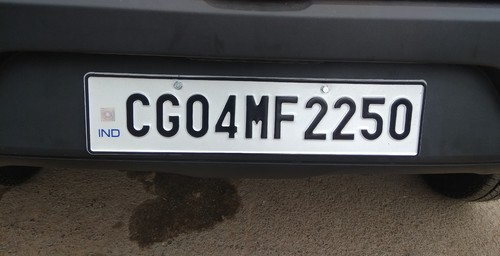
#> input picture np.jpeg, 500 x 256 px; its folder holds only this picture in this run
$ python -i anpr_final.py   (imports and definitions only)
#> lines starting #> are read from the running program, lines starting #| are printed output that depends on the picture; after the words box and inside, x2 and y2 are one past the last pixel; in counts of white or black regions, pixels touching at a corner belong together
from tkinter import *
from PIL import Image,ImageTk
from tkinter import filedialog as tkFileDialog
import cv2
from matplotlib import pyplot as plt
import numpy as np
import imutils
import easyocr

def select_image():
    global panelA,panelB

    path = tkFileDialog.askopenfilename()
#> the answer given: np.jpeg

    if len(path)>0 :

        image = cv2.imread(path)
#> image is the input picture: shape (256, 500, 3); mean B, G, R 75.4, 76.2, 77.5
        image_copy = np.copy(image)
        gray = cv2.cvtColor(image,cv2.COLOR_BGR2GRAY)

        bfilter = cv2.bilateralFilter(gray,11,17,17)
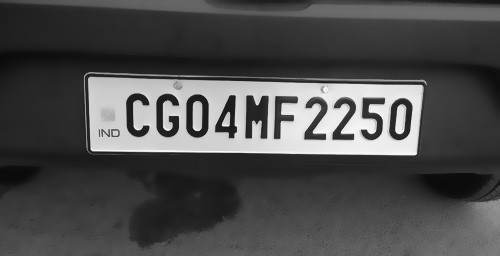
#> bfilter: shape (256, 500); min 10, max 250, mean 76.5
        edged = cv2.Canny(bfilter,35,250)
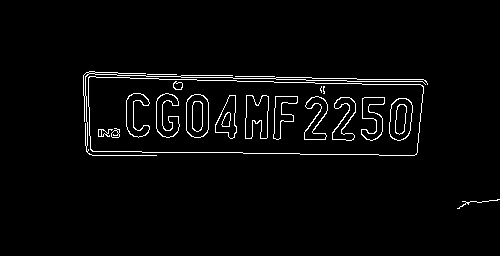
#> edged: shape (256, 500); 2.9% white in thin lines or dots, all inside (x1, y1, x2, y2) = (83, 71, 500, 209)

        keypoints = cv2.findContours(edged.copy(),cv2.RETR_TREE,cv2.CHAIN_APPROX_SIMPLE)
#> keypoints = 44 contours, 8 with area under 20; largest, box (x1, y1, x2, y2) and area: (88, 76, 424, 156) 23842, (88, 76, 424, 156) 23836, (186, 94, 209, 138) 859, (186, 94, 209, 138) 841, (389, 98, 413, 141) 800
        contours = imutils.grab_contours(keypoints)
#> contours has the same summary as keypoints
        contours = sorted(contours,key=cv2.contourArea,reverse=True)[:10]
#> contours = 10 contours; largest, box (x1, y1, x2, y2) and area: (88, 76, 424, 156) 23842, (88, 76, 424, 156) 23836, (186, 94, 209, 138) 859, (186, 94, 209, 138) 841, (389, 98, 413, 141) 800


        location = None
        for contour in contours:
            approx = cv2.approxPolyDP(contour,10,True)
            if len(approx)==4:
                location = approx
                break
#> this loop made 1 pass
#> location on pass 1: [[88, 77], [92, 151], [417, 152], [420, 84]]

        mask = np.zeros(gray.shape,np.uint8)
        new_image = cv2.drawContours(mask,[location],0,255,-1)
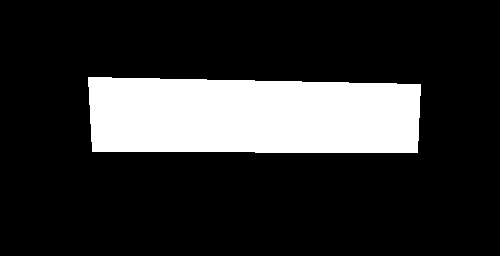
#> new_image: shape (256, 500); 18.5% white; 1 white region, box (x1, y1, x2, y2) and area: (88, 77, 421, 153) 23722
        new_image = cv2.bitwise_and(image,image,mask=mask)
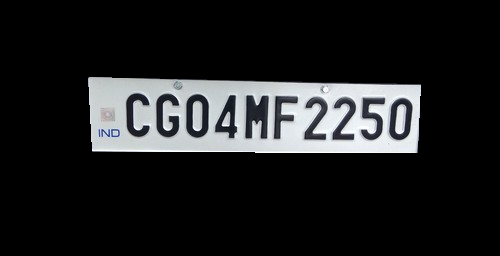
#> new_image: shape (256, 500, 3); mean B, G, R 33.3, 32.4, 31.5


        (x,y) = np.where(mask==255)
        (x1, y1) = (np.min(x), np.min(y))
#> x1 = 77; y1 = 88
        (x2, y2) = (np.max(x), np.max(y))
#> x2 = 152; y2 = 420
        cropped_image = gray[x1:x2+1, y1:y2+1]
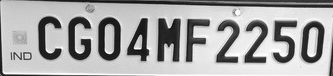
#> cropped_image: shape (76, 333); min 7, max 254, mean 168.1


#> (the run stopped early here; a loop or call above may not have finished)
